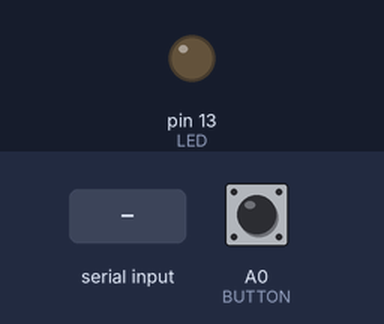
Bench run of a sketch on a simulated Arduino Mega 2560, built with avr-gcc and run on an emulated ATmega2560. Parts: output pins drawn as LEDs (lit = HIGH). The inputs (shaded band) are chosen by the test bench; at power-on: A0 (BUTTON) HIGH. What the sketch prints to the serial monitor is not drawn.

Above: at 1.2 s.
1.3 s: "<h>" received over the second serial link
At 1.7 s:
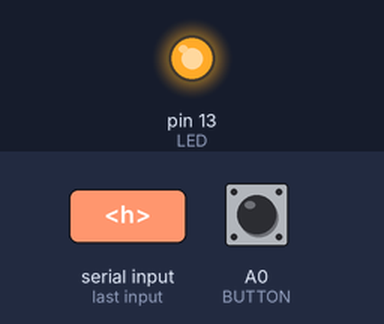
Timing chart, 0 to 4.3 s (numbered marks = the images above; inputs shaded):
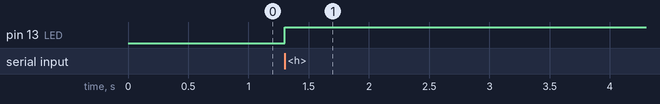

Measured:
- after the input at 1.3 s, pin 13 (LED): LOW → HIGH at once

The sketch:

bluetooth.ino
```cpp
#define DEBUG true
#define DEBUG_SERIAL Serial
#define BLUETOOTH true
#define BLUETOOTH_SERIAL Serial3

#define START_MARKER '<'
#define END_MARKER '>'

// Befehle für serielle Kommunikation (NICHT VERÄNDERN):
#define debug(_str_); if(DEBUG){DEBUG_SERIAL.print(_str_);}
#define debugln(_str_); if(DEBUG){DEBUG_SERIAL.println(_str_);}
#define bluetooth(_str_); if(BLUETOOTH){BLUETOOTH_SERIAL.print(START_MARKER);BLUETOOTH_SERIAL.print(_str_);BLUETOOTH_SERIAL.print(END_MARKER);}
// ---

#define LED 13
#define BUTTON A0

String message;
String command;
bool  isListening = false;
bool isButton = false;
bool lastButton = false;
bool isLed = false;

void setup() {
  pinMode(LED, OUTPUT);
  pinMode(BUTTON, INPUT_PULLUP);
  DEBUG_SERIAL.begin(9600);
  debugln("RESTART");
  BLUETOOTH_SERIAL.begin(38400);
  bluetooth("IR:available");
}
void loop() {
  digitalWrite(LED, isLed);
  isButton = !digitalRead(BUTTON);

  // bluetooth senden
  if (isButton != lastButton) {
    bluetooth("h");
  }

  // bluetooth auslesen
  command = receiveBluetooth();
  if (command != "") {
    //debugln("[" + (String)millis() + "] " + (String)command);
    if (command == "h") {
      isLed = !isLed;
    }
  }
  lastButton = isButton;
}

String receiveBluetooth() {
  if (BLUETOOTH_SERIAL.available() > 0) {
    char c = BLUETOOTH_SERIAL.read();
    if ( isListening) {
      if (c == START_MARKER) {
        message = "";
      } else if (c == END_MARKER) {
        isListening = false;
        return (message);
      } else {
        message += c;
      }
    } else {
      if (c == START_MARKER) {
        message = "";
        isListening = true;
      }
    }

  }
  return ("");
}
```
